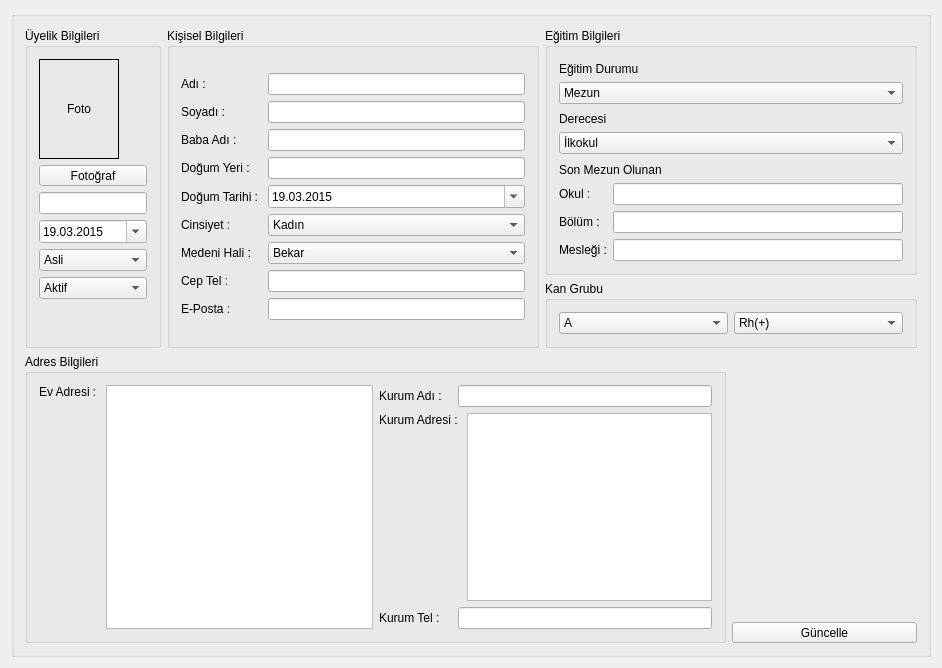
<?xml version="1.0" encoding="UTF-8"?>
<ui version="4.0">
 <class>DetailUpdateWindow</class>
 <widget class="QDialog" name="DetailUpdateWindow">
  <property name="geometry">
   <rect>
    <x>0</x>
    <y>0</y>
    <width>942</width>
    <height>668</height>
   </rect>
  </property>
  <property name="sizePolicy">
   <sizepolicy hsizetype="MinimumExpanding" vsizetype="MinimumExpanding">
    <horstretch>0</horstretch>
    <verstretch>0</verstretch>
   </sizepolicy>
  </property>
  <layout class="QVBoxLayout" name="verticalLayout_15">
   <item>
    <widget class="QGroupBox" name="groupBoxDetailed">
     <property name="enabled">
      <bool>true</bool>
     </property>
     <layout class="QVBoxLayout" name="verticalLayout_18">
      <item>
       <layout class="QHBoxLayout" name="horizontalLayout_8" stretch="0,1">
        <item>
         <layout class="QVBoxLayout" name="verticalLayout">
          <item>
           <widget class="QGroupBox" name="groupBox_4">
            <property name="title">
             <string>Üyelik Bilgileri</string>
            </property>
            <layout class="QHBoxLayout" name="horizontalLayout_7" stretch="2">
             <item>
              <layout class="QVBoxLayout" name="verticalLayout_12" stretch="0,0,0,0,0,5">
               <item>
                <layout class="QVBoxLayout" name="verticalLayout_16">
                 <item>
                  <widget class="QLabel" name="labelMemberFoto">
                   <property name="sizePolicy">
                    <sizepolicy hsizetype="Fixed" vsizetype="Fixed">
                     <horstretch>0</horstretch>
                     <verstretch>0</verstretch>
                    </sizepolicy>
                   </property>
                   <property name="minimumSize">
                    <size>
                     <width>80</width>
                     <height>100</height>
                    </size>
                   </property>
                   <property name="frameShape">
                    <enum>QFrame::Box</enum>
                   </property>
                   <property name="text">
                    <string>Foto</string>
                   </property>
                   <property name="scaledContents">
                    <bool>true</bool>
                   </property>
                   <property name="alignment">
                    <set>Qt::AlignCenter</set>
                   </property>
                  </widget>
                 </item>
                 <item>
                  <layout class="QHBoxLayout" name="horizontalLayout_6" stretch="1">
                   <item>
                    <widget class="QToolButton" name="toolButtonAddPhoto">
                     <property name="sizePolicy">
                      <sizepolicy hsizetype="MinimumExpanding" vsizetype="MinimumExpanding">
                       <horstretch>0</horstretch>
                       <verstretch>0</verstretch>
                      </sizepolicy>
                     </property>
                     <property name="layoutDirection">
                      <enum>Qt::LeftToRight</enum>
                     </property>
                     <property name="text">
                      <string>Fotoğraf</string>
                     </property>
                     <property name="icon">
                      <iconset resource="../Resources/bys.qrc">
                       <normaloff>:/Fotos/pic.ico</normaloff>:/Fotos/pic.ico</iconset>
                     </property>
                     <property name="iconSize">
                      <size>
                       <width>32</width>
                       <height>32</height>
                      </size>
                     </property>
                     <property name="toolButtonStyle">
                      <enum>Qt::ToolButtonTextBesideIcon</enum>
                     </property>
                    </widget>
                   </item>
                  </layout>
                 </item>
                </layout>
               </item>
               <item>
                <widget class="QLineEdit" name="lineEditMemberId">
                 <property name="inputMethodHints">
                  <set>Qt::ImhDigitsOnly</set>
                 </property>
                </widget>
               </item>
               <item>
                <widget class="QDateTimeEdit" name="dateTimeEditMembershipDate">
                 <property name="date">
                  <date>
                   <year>2015</year>
                   <month>3</month>
                   <day>19</day>
                  </date>
                 </property>
                 <property name="displayFormat">
                  <string>dd.MM.yyyy</string>
                 </property>
                 <property name="calendarPopup">
                  <bool>true</bool>
                 </property>
                </widget>
               </item>
               <item>
                <widget class="QComboBox" name="comboBoxMemberType">
                 <item>
                  <property name="text">
                   <string>Asli</string>
                  </property>
                 </item>
                 <item>
                  <property name="text">
                   <string>Fahri</string>
                  </property>
                 </item>
                </widget>
               </item>
               <item>
                <widget class="QComboBox" name="comboBoxMemberStatus">
                 <item>
                  <property name="text">
                   <string>Aktif</string>
                  </property>
                 </item>
                 <item>
                  <property name="text">
                   <string>Pasif</string>
                  </property>
                 </item>
                </widget>
               </item>
               <item>
                <spacer name="verticalSpacer">
                 <property name="orientation">
                  <enum>Qt::Vertical</enum>
                 </property>
                 <property name="sizeHint" stdset="0">
                  <size>
                   <width>20</width>
                   <height>40</height>
                  </size>
                 </property>
                </spacer>
               </item>
              </layout>
             </item>
            </layout>
           </widget>
          </item>
         </layout>
        </item>
        <item>
         <layout class="QHBoxLayout" name="horizontalLayout_15">
          <item>
           <widget class="QGroupBox" name="groupBox_3">
            <property name="title">
             <string>Kişisel Bilgileri</string>
            </property>
            <layout class="QVBoxLayout" name="verticalLayout_4">
             <item>
              <layout class="QHBoxLayout" name="horizontalLayout">
               <property name="bottomMargin">
                <number>0</number>
               </property>
               <item>
                <layout class="QVBoxLayout" name="verticalLayout_2">
                 <item>
                  <widget class="QLabel" name="label">
                   <property name="text">
                    <string>Adı :</string>
                   </property>
                  </widget>
                 </item>
                 <item>
                  <widget class="QLabel" name="label_8">
                   <property name="text">
                    <string>Soyadı :</string>
                   </property>
                  </widget>
                 </item>
                 <item>
                  <widget class="QLabel" name="label_35">
                   <property name="text">
                    <string>Baba Adı :</string>
                   </property>
                  </widget>
                 </item>
                 <item>
                  <widget class="QLabel" name="label_14">
                   <property name="text">
                    <string>Doğum Yeri : </string>
                   </property>
                  </widget>
                 </item>
                 <item>
                  <widget class="QLabel" name="label_15">
                   <property name="text">
                    <string>Doğum Tarihi : </string>
                   </property>
                  </widget>
                 </item>
                 <item>
                  <widget class="QLabel" name="label_5">
                   <property name="text">
                    <string>Cinsiyet :</string>
                   </property>
                  </widget>
                 </item>
                 <item>
                  <widget class="QLabel" name="label_22">
                   <property name="text">
                    <string>Medeni Hali :</string>
                   </property>
                  </widget>
                 </item>
                 <item>
                  <widget class="QLabel" name="label_6">
                   <property name="text">
                    <string>Cep Tel :</string>
                   </property>
                  </widget>
                 </item>
                 <item>
                  <widget class="QLabel" name="label_7">
                   <property name="text">
                    <string>E-Posta :</string>
                   </property>
                  </widget>
                 </item>
                </layout>
               </item>
               <item>
                <layout class="QVBoxLayout" name="verticalLayout_3">
                 <item>
                  <widget class="QLineEdit" name="lineEditName">
                   <property name="clearButtonEnabled">
                    <bool>true</bool>
                   </property>
                  </widget>
                 </item>
                 <item>
                  <widget class="QLineEdit" name="lineEditSurname">
                   <property name="clearButtonEnabled">
                    <bool>true</bool>
                   </property>
                  </widget>
                 </item>
                 <item>
                  <widget class="QLineEdit" name="lineEditNameFathername">
                   <property name="clearButtonEnabled">
                    <bool>true</bool>
                   </property>
                  </widget>
                 </item>
                 <item>
                  <widget class="QLineEdit" name="lineEditNameBirthPlace">
                   <property name="clearButtonEnabled">
                    <bool>true</bool>
                   </property>
                  </widget>
                 </item>
                 <item>
                  <widget class="QDateTimeEdit" name="dateTimeEditBirthDate">
                   <property name="date">
                    <date>
                     <year>2015</year>
                     <month>3</month>
                     <day>19</day>
                    </date>
                   </property>
                   <property name="displayFormat">
                    <string>dd.MM.yyyy</string>
                   </property>
                   <property name="calendarPopup">
                    <bool>true</bool>
                   </property>
                  </widget>
                 </item>
                 <item>
                  <widget class="QComboBox" name="comboBoxSex">
                   <item>
                    <property name="text">
                     <string>Kadın</string>
                    </property>
                   </item>
                   <item>
                    <property name="text">
                     <string>Erkek</string>
                    </property>
                   </item>
                  </widget>
                 </item>
                 <item>
                  <widget class="QComboBox" name="comboBoxMaritalStatus">
                   <item>
                    <property name="text">
                     <string>Bekar</string>
                    </property>
                   </item>
                   <item>
                    <property name="text">
                     <string>Evli</string>
                    </property>
                   </item>
                  </widget>
                 </item>
                 <item>
                  <widget class="QLineEdit" name="lineEditCellPhone">
                   <property name="clearButtonEnabled">
                    <bool>true</bool>
                   </property>
                  </widget>
                 </item>
                 <item>
                  <widget class="QLineEdit" name="lineEditMail">
                   <property name="clearButtonEnabled">
                    <bool>true</bool>
                   </property>
                  </widget>
                 </item>
                </layout>
               </item>
              </layout>
             </item>
            </layout>
           </widget>
          </item>
          <item>
           <layout class="QVBoxLayout" name="verticalLayout_14" stretch="1,0">
            <item>
             <widget class="QGroupBox" name="groupBox_5">
              <property name="title">
               <string>Eğitim Bilgileri</string>
              </property>
              <layout class="QVBoxLayout" name="verticalLayout_6">
               <item>
                <widget class="QLabel" name="label_16">
                 <property name="text">
                  <string>Eğitim Durumu</string>
                 </property>
                 <property name="alignment">
                  <set>Qt::AlignBottom|Qt::AlignLeading|Qt::AlignLeft</set>
                 </property>
                </widget>
               </item>
               <item>
                <widget class="QComboBox" name="comboBoxEducationStatus">
                 <item>
                  <property name="text">
                   <string>Mezun</string>
                  </property>
                 </item>
                 <item>
                  <property name="text">
                   <string>Öğrenci</string>
                  </property>
                 </item>
                 <item>
                  <property name="text">
                   <string>Terk</string>
                  </property>
                 </item>
                </widget>
               </item>
               <item>
                <widget class="QLabel" name="label_17">
                 <property name="text">
                  <string>Derecesi</string>
                 </property>
                 <property name="alignment">
                  <set>Qt::AlignBottom|Qt::AlignLeading|Qt::AlignLeft</set>
                 </property>
                </widget>
               </item>
               <item>
                <widget class="QComboBox" name="comboBoxEducationLevel">
                 <item>
                  <property name="text">
                   <string>İlkokul</string>
                  </property>
                 </item>
                 <item>
                  <property name="text">
                   <string>Ortaokul</string>
                  </property>
                 </item>
                 <item>
                  <property name="text">
                   <string>Lise</string>
                  </property>
                 </item>
                 <item>
                  <property name="text">
                   <string>Önlisans</string>
                  </property>
                 </item>
                 <item>
                  <property name="text">
                   <string>Lisans</string>
                  </property>
                 </item>
                 <item>
                  <property name="text">
                   <string>Lisansüstü</string>
                  </property>
                 </item>
                 <item>
                  <property name="text">
                   <string>Doktora</string>
                  </property>
                 </item>
                </widget>
               </item>
               <item>
                <widget class="QLabel" name="label_12">
                 <property name="text">
                  <string>Son Mezun Olunan</string>
                 </property>
                 <property name="alignment">
                  <set>Qt::AlignBottom|Qt::AlignLeading|Qt::AlignLeft</set>
                 </property>
                </widget>
               </item>
               <item>
                <layout class="QHBoxLayout" name="horizontalLayout_3">
                 <item>
                  <layout class="QVBoxLayout" name="verticalLayout_7">
                   <property name="bottomMargin">
                    <number>0</number>
                   </property>
                   <item>
                    <widget class="QLabel" name="label_4">
                     <property name="text">
                      <string>Okul :</string>
                     </property>
                    </widget>
                   </item>
                   <item>
                    <widget class="QLabel" name="label_10">
                     <property name="text">
                      <string>Bölüm :</string>
                     </property>
                    </widget>
                   </item>
                   <item>
                    <widget class="QLabel" name="label_11">
                     <property name="text">
                      <string>Mesleği :</string>
                     </property>
                    </widget>
                   </item>
                  </layout>
                 </item>
                 <item>
                  <layout class="QVBoxLayout" name="verticalLayout_9">
                   <property name="spacing">
                    <number>6</number>
                   </property>
                   <item>
                    <widget class="QLineEdit" name="lineEditSchoolName">
                     <property name="clearButtonEnabled">
                      <bool>true</bool>
                     </property>
                    </widget>
                   </item>
                   <item>
                    <widget class="QLineEdit" name="lineEditDepartmentName">
                     <property name="clearButtonEnabled">
                      <bool>true</bool>
                     </property>
                    </widget>
                   </item>
                   <item>
                    <widget class="QLineEdit" name="lineEditOccup">
                     <property name="clearButtonEnabled">
                      <bool>true</bool>
                     </property>
                    </widget>
                   </item>
                  </layout>
                 </item>
                </layout>
               </item>
              </layout>
             </widget>
            </item>
            <item>
             <widget class="QGroupBox" name="groupBox">
              <property name="title">
               <string>Kan Grubu</string>
              </property>
              <layout class="QHBoxLayout" name="horizontalLayout_5">
               <item>
                <widget class="QComboBox" name="comboBoxBlood">
                 <item>
                  <property name="text">
                   <string>A</string>
                  </property>
                 </item>
                 <item>
                  <property name="text">
                   <string>B</string>
                  </property>
                 </item>
                 <item>
                  <property name="text">
                   <string>AB</string>
                  </property>
                 </item>
                 <item>
                  <property name="text">
                   <string>0</string>
                  </property>
                 </item>
                </widget>
               </item>
               <item>
                <widget class="QComboBox" name="comboBoxRhFactor">
                 <item>
                  <property name="text">
                   <string>Rh(+)</string>
                  </property>
                 </item>
                 <item>
                  <property name="text">
                   <string>Rh(-)</string>
                  </property>
                 </item>
                </widget>
               </item>
              </layout>
             </widget>
            </item>
           </layout>
          </item>
         </layout>
        </item>
       </layout>
      </item>
      <item>
       <layout class="QHBoxLayout" name="horizontalLayout_4">
        <item>
         <widget class="QGroupBox" name="groupBox_2">
          <property name="title">
           <string>Adres Bilgileri</string>
          </property>
          <layout class="QHBoxLayout" name="horizontalLayout_14" stretch="1,1">
           <item>
            <layout class="QVBoxLayout" name="verticalLayout_10">
             <item>
              <layout class="QHBoxLayout" name="horizontalLayout_2">
               <item>
                <layout class="QVBoxLayout" name="verticalLayout_5">
                 <item>
                  <widget class="QLabel" name="label_18">
                   <property name="text">
                    <string>Ev Adresi : </string>
                   </property>
                  </widget>
                 </item>
                 <item>
                  <spacer name="verticalSpacer_4">
                   <property name="orientation">
                    <enum>Qt::Vertical</enum>
                   </property>
                   <property name="sizeHint" stdset="0">
                    <size>
                     <width>20</width>
                     <height>98</height>
                    </size>
                   </property>
                  </spacer>
                 </item>
                </layout>
               </item>
               <item>
                <widget class="QTextEdit" name="textEditHomeAddress"/>
               </item>
              </layout>
             </item>
             <item>
              <layout class="QHBoxLayout" name="horizontalLayout_13" stretch=""/>
             </item>
            </layout>
           </item>
           <item>
            <layout class="QVBoxLayout" name="verticalLayout_11">
             <item>
              <layout class="QHBoxLayout" name="horizontalLayout_11" stretch="2,7">
               <item>
                <widget class="QLabel" name="label_20">
                 <property name="text">
                  <string>Kurum Adı :</string>
                 </property>
                 <property name="alignment">
                  <set>Qt::AlignLeading|Qt::AlignLeft|Qt::AlignVCenter</set>
                 </property>
                </widget>
               </item>
               <item>
                <widget class="QLineEdit" name="lineEditCompanyName">
                 <property name="clearButtonEnabled">
                  <bool>true</bool>
                 </property>
                </widget>
               </item>
              </layout>
             </item>
             <item>
              <layout class="QHBoxLayout" name="horizontalLayout_10" stretch="2,7">
               <item>
                <layout class="QVBoxLayout" name="verticalLayout_8">
                 <item>
                  <widget class="QLabel" name="label_19">
                   <property name="text">
                    <string>Kurum Adresi : </string>
                   </property>
                  </widget>
                 </item>
                 <item>
                  <spacer name="verticalSpacer_3">
                   <property name="orientation">
                    <enum>Qt::Vertical</enum>
                   </property>
                   <property name="sizeHint" stdset="0">
                    <size>
                     <width>20</width>
                     <height>40</height>
                    </size>
                   </property>
                  </spacer>
                 </item>
                </layout>
               </item>
               <item>
                <widget class="QTextEdit" name="textEditWorkAddress"/>
               </item>
              </layout>
             </item>
             <item>
              <layout class="QHBoxLayout" name="horizontalLayout_12" stretch="2,7">
               <item>
                <widget class="QLabel" name="label_21">
                 <property name="text">
                  <string>Kurum Tel :</string>
                 </property>
                 <property name="alignment">
                  <set>Qt::AlignLeading|Qt::AlignLeft|Qt::AlignVCenter</set>
                 </property>
                </widget>
               </item>
               <item>
                <widget class="QLineEdit" name="lineEditWorkPhone">
                 <property name="clearButtonEnabled">
                  <bool>true</bool>
                 </property>
                </widget>
               </item>
              </layout>
             </item>
            </layout>
           </item>
          </layout>
         </widget>
        </item>
        <item>
         <layout class="QVBoxLayout" name="verticalLayout_17" stretch="5,0">
          <item>
           <spacer name="verticalSpacer_2">
            <property name="orientation">
             <enum>Qt::Vertical</enum>
            </property>
            <property name="sizeHint" stdset="0">
             <size>
              <width>20</width>
              <height>40</height>
             </size>
            </property>
           </spacer>
          </item>
          <item>
           <widget class="QToolButton" name="toolButtonUpdate">
            <property name="enabled">
             <bool>true</bool>
            </property>
            <property name="sizePolicy">
             <sizepolicy hsizetype="MinimumExpanding" vsizetype="MinimumExpanding">
              <horstretch>0</horstretch>
              <verstretch>0</verstretch>
             </sizepolicy>
            </property>
            <property name="text">
             <string>Güncelle</string>
            </property>
            <property name="icon">
             <iconset resource="../Resources/bys.qrc">
              <normaloff>:/Fotos/refresh.ico</normaloff>:/Fotos/refresh.ico</iconset>
            </property>
            <property name="iconSize">
             <size>
              <width>64</width>
              <height>64</height>
             </size>
            </property>
            <property name="toolButtonStyle">
             <enum>Qt::ToolButtonTextBesideIcon</enum>
            </property>
           </widget>
          </item>
         </layout>
        </item>
       </layout>
      </item>
     </layout>
    </widget>
   </item>
  </layout>
 </widget>
 <layoutdefault spacing="6" margin="11"/>
 <resources>
  <include location="../Resources/bys.qrc"/>
 </resources>
 <connections/>
</ui>
